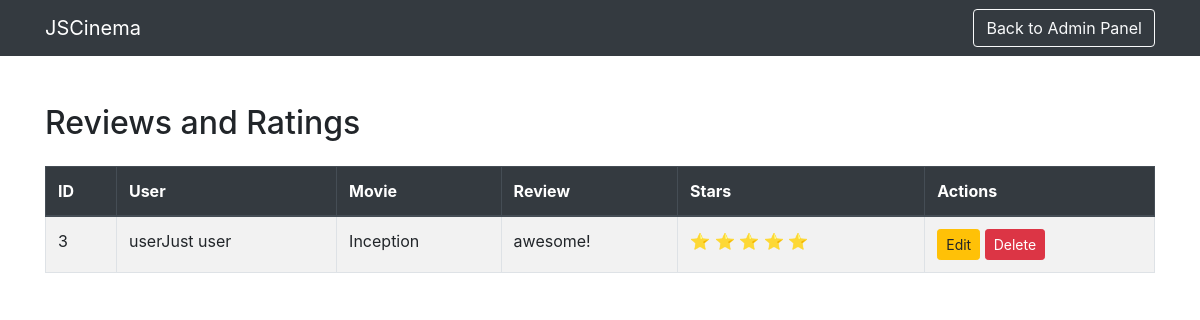
Screenshot of /reviews_and_ratings_admin.php (signed in) with the database file from the repository.
### tables this page shows
CREATE TABLE `reviews_ratings` (
  `id` int(11) NOT NULL,
  `user_id` int(11) NOT NULL,
  `movie_id` int(11) NOT NULL,
  `review` text DEFAULT NULL,
  `star` tinyint(4) DEFAULT NULL CHECK (`star` between 1 and 5),
  `created_at` timestamp NOT NULL DEFAULT current_timestamp()
);

CREATE TABLE `users` (
  `id` int(11) NOT NULL,
  `email` varchar(255) DEFAULT NULL,
  `imie` varchar(50) NOT NULL,
  `nazwisko` varchar(50) NOT NULL,
  `password` varchar(255) NOT NULL,
  `data_urodzenia` date NOT NULL,
  `profile_image` varchar(255) DEFAULT NULL,
  `Status` varchar(255) DEFAULT NULL,
  `created_at` timestamp NOT NULL DEFAULT current_timestamp()
);

CREATE TABLE `movies` (
  `id` int(11) NOT NULL,
  `name` varchar(255) NOT NULL,
  `description` text DEFAULT NULL,
  `stars` decimal(3,1) DEFAULT NULL CHECK (`stars` between 0 and 10),
  `author` varchar(255) DEFAULT NULL,
  `video` varchar(255) DEFAULT NULL,
  `movie_duration` int(11) DEFAULT NULL CHECK (`movie_duration` > 0),
  `plays` text DEFAULT NULL,
  `status` varchar(255) DEFAULT NULL,
  `coming_date` date DEFAULT NULL,
  `end_date` date DEFAULT NULL,
  `created_at` timestamp NOT NULL DEFAULT current_timestamp(),
  `updated_at` timestamp NOT NULL DEFAULT current_timestamp() ON UPDATE current_timestamp()
);

### reviews_and_ratings_admin.php (the view, shortened to what this page needs)
<?php
require 'db_connection.php';
$sql = "SELECT r.id, u.imie, u.nazwisko, m.name AS movie_name, r.review, r.star
        FROM reviews_ratings r
        JOIN users u ON r.user_id = u.id
        JOIN movies m ON r.movie_id = m.id";
$result = $conn->query($sql);
?>
<!DOCTYPE html>
<html lang="en">
<head>
    <link rel="stylesheet" href="https://maxcdn.bootstrapcdn.com/bootstrap/4.5.2/css/bootstrap.min.css">
</head>
<body>
<nav class="navbar navbar-dark bg-dark">
    <div class="container">
        <a class="navbar-brand" href="index.php">JSCinema</a>
        <a href="profile.php" class="btn btn-outline-light">Back to Admin Panel</a>
    </div>
</nav>
<div class="container mt-5">
    <h2 class="mb-4">Reviews and Ratings</h2>
    <table class="table table-bordered table-striped">
        <thead class="thead-dark">
        <tr>
            <th>ID</th>
            <th>User</th>
            <th>Movie</th>
            <th>Review</th>
            <th>Stars</th>
            <th>Actions</th>
        </tr>
        </thead>
        <tbody>
        <?php if ($result->num_rows > 0): ?>
            <?php while ($row = $result->fetch_assoc()): ?>
                <tr>
                    <td><?php echo htmlspecialchars($row['id']); ?></td>
                    <td><?php echo htmlspecialchars($row['imie'] . ' ' . $row['nazwisko']); ?></td>
                    <td><?php echo htmlspecialchars($row['movie_name']); ?></td>
                    <td><?php echo nl2br(htmlspecialchars($row['review'])); ?></td>
                    <td>
                        <?php for ($i = 0; $i < $row['star']; $i++): ?>
                            ⭐
                        <?php endfor; ?>
                    </td>
                    <td>
                        <a href="edit_review_admin.php?id=<?php echo $row['id']; ?>" class="btn btn-sm btn-warning">Edit</a>
                        <a href="delete_review_admin.php?id=<?php echo $row['id']; ?>" class="btn btn-sm btn-danger" onclick="return confirm('Are you sure you want to delete this review?');">Delete</a>
                    </td>
                </tr>
            <?php endwhile; ?>
        <?php else: ?>
            <tr>
                <td colspan="6" class="text-center">No reviews available</td>
            </tr>
        <?php endif; ?>
        </tbody>
    </table>
</div>
</body>
</html>

### rows the page displays
reviews_ratings: id "3", user.nazwisko "userJust user", movie.name "Inception", review "awesome!", star 5 (drawn)
